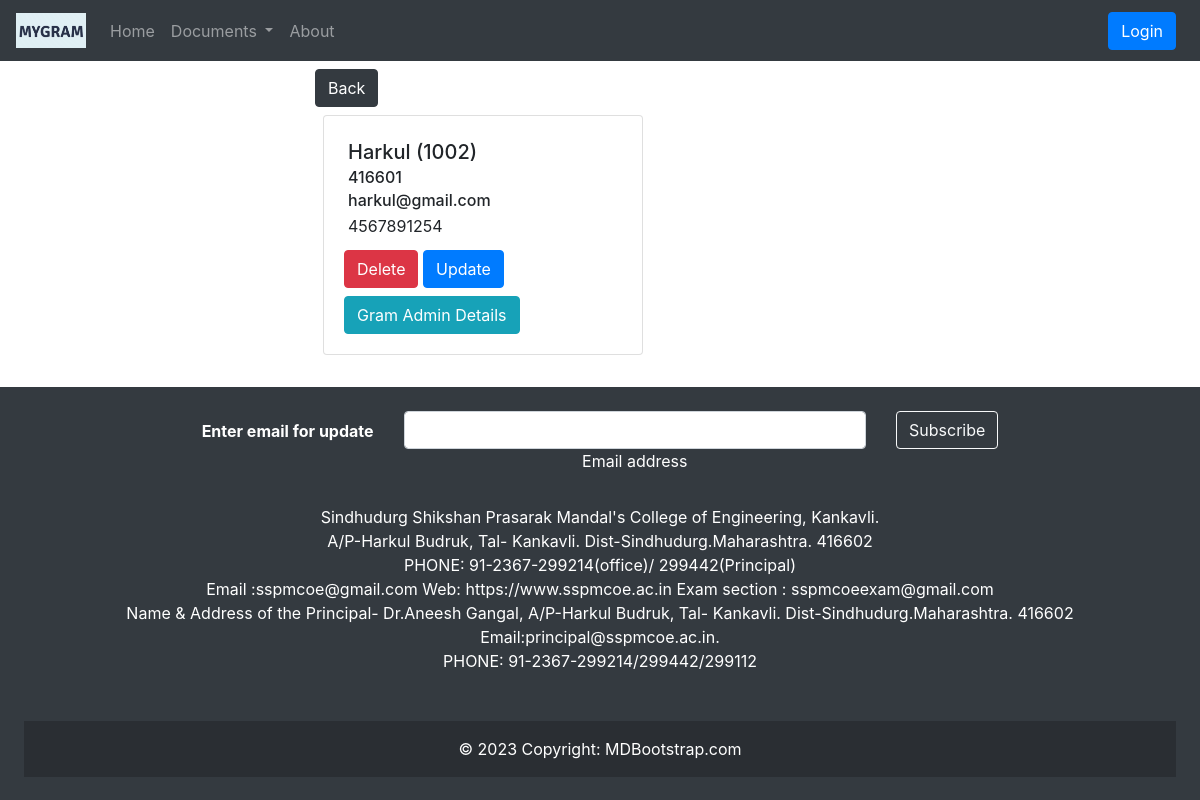
The app's page /gramdetail/1002/ with its own data.
### gramapp/models.py (models this page shows, shortened)
class Grampanchayat(models.Model):
    gramid = models.IntegerField(primary_key=True)
    gramname = models.CharField(max_length=50, unique=True)
    gramaddress = models.TextField(max_length=100)
    gramemail = models.EmailField()
    gramcontact = models.CharField(max_length=10)

class Gramadmin(models.Model):
    user = models.OneToOneField(User, on_delete=models.CASCADE)
    grampanchayat = models.ForeignKey("Grampanchayat", on_delete=models.CASCADE)
    gramadminid = models.IntegerField(primary_key=True)
    gramadminmobno = models.CharField(max_length=10)
    gramadminphoto = models.FileField(upload_to='gramadmin/', null=True)

### gramapp/views.py (the view)
# urls.py: path('gramdetail/<int:pk>/', views.gramdetail, name='gramdetail'),
def gramdetail(request, pk):
    eachGram = Grampanchayat.objects.get(gramid=pk)
    gramAdmin = Gramadmin.objects.all().filter(grampanchayat=eachGram)
    context = {'eachGram': eachGram, 'gramAdmin': gramAdmin}
    return render(request, 'gramapp/viewGramDetails.html', context)

### templates/gramapp/viewGramDetails.html (shortened to what this page needs)
{% extends 'gramapp/base1.html' %}
{% block body %}
<div class="container">
    <div class="row justify-content-center">
        <div class="col md-6">
          <a href="{% url 'viewgram' %}" class="btn btn-dark mt-2">Back</a>
            <div class="card m-2" style="width: 20rem;">
                <div class="card-body">
                    <h5 class="card-title m-1">{{eachGram.gramname}} ({{eachGram.gramid}})</h5>
                    <h6 class="card-subtitle m-1">{{eachGram.gramaddress}}</h6>
                    <h6 class="card-text m-1">{{eachGram.gramemail}}</h6>
                    <p class="card-text m-1">{{eachGram.gramcontact}}</p>
                    <a href="{% url 'deletegram' eachGram.pk %}" class="btn btn-danger mt-2">Delete</a>
                    <a href="{}" class="btn btn-primary mt-2">Update</a>
                    {% if gramAdmin %}
                    {% for gramAdmin in gramAdmin %}
                    {% if eachGram == gramAdmin.grampanchayat %}
                    <a href="{% url 'viewgramadmin' gramAdmin.pk %}" class="btn btn-info mt-2">Gram Admin Details</a>
                    {% endif %}
                    {% endfor %}
                    {% else %}
                    <a href="{% url 'addgramadmin' eachGram.pk %}" class="btn btn-info mt-2">Add Admin</a>
                    {% endif %}
                </div>
            </div>
        </div>
    </div>
</div>
{% endblock body %}

### templates/gramapp/viewGramDetails.html (style rules this page uses)
.container { width: 600px; }

### records on screen
Grampanchayat: gramname "Harkul", gramid "1002", gramaddress "416601", gramemail "harkul@gmail.com", gramcontact "4567891254"
Gramadmin: shows "Gram Admin Details"
